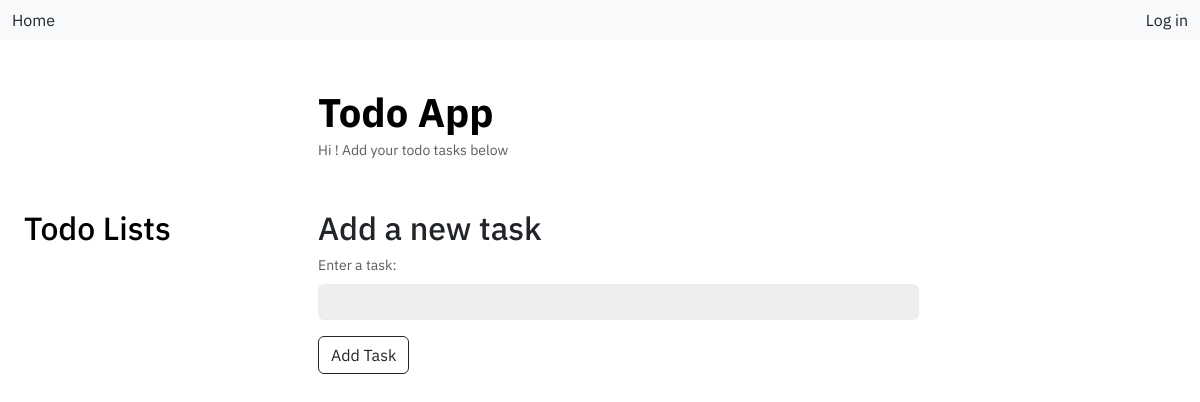
Page /list/6 on the earlier database version.
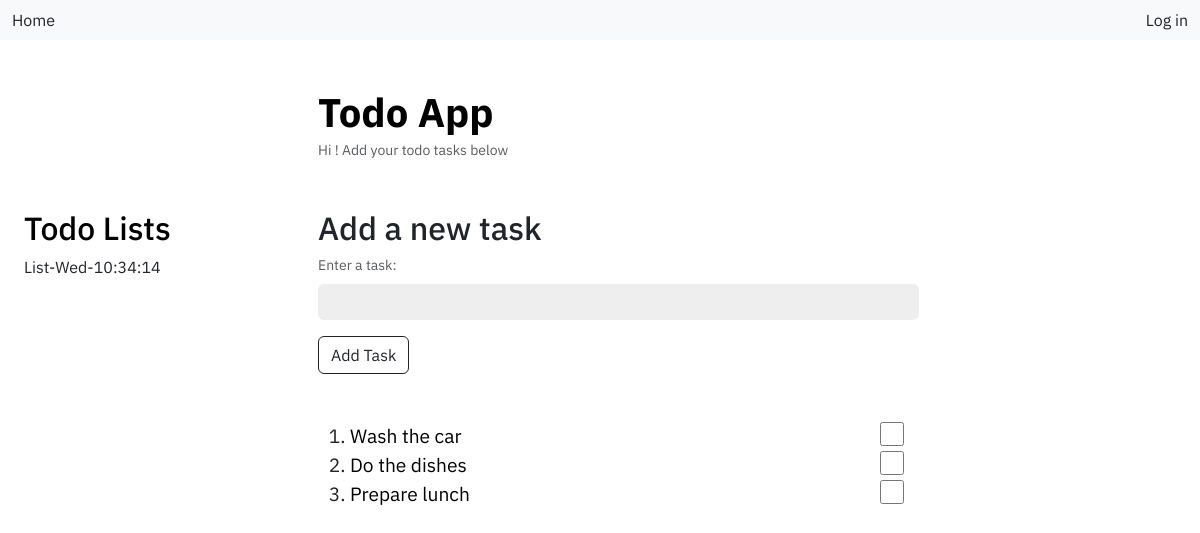
Same page on the later database version.
### main.py (models this page shows)
class TodoList(db.Model):
    id: Mapped[int] = mapped_column(primary_key=True)
    list: Mapped[str] = mapped_column(unique=True)
    todo_tasks: Mapped[str] = relationship("TodoTask", back_populates="todolist")
    list_user: Mapped[str] = relationship("User", back_populates="user_list")
    list_user_id: Mapped[str] = mapped_column(ForeignKey("user.id"))

class TodoTask(db.Model):
    id: Mapped[int] = mapped_column(primary_key=True)
    task: Mapped[str]
    todolist: Mapped[str] = relationship("TodoList", back_populates="todo_tasks")
    todolist_id: Mapped[str] = mapped_column(ForeignKey("todo_list.id"))

### main.py (the view, shortened to what this page needs)
@app.route('/list/<list_id>', methods=["GET", "POST"])
def list_page(list_id):
    form = TaskForm()
    todo_list = db.session.execute(db.select(TodoList).where(TodoList.id == list_id)).scalar()
    todo_tasks = db.session.query(TodoTask).filter_by(todolist_id=list_id)
    task_data = form.new_task.data
    return render_template('list.html', form=form, todo_list=todo_list, todo_tasks=todo_tasks)

### main.py
class TaskForm(FlaskForm):
    new_task = StringField(label="Enter a task:", validators=[input_required()], render_kw={"placeholder": "", "class": "form-control mb-3"})
    submit = SubmitField(label="Add Task", render_kw={"class": "btn btn-outline-dark"})

### main.py (called while the page is built)
    def __call__(self, environ, start_response):
        method = environ.get('HTTP_X_HTTP_METHOD_OVERRIDE', '').upper()
        if method in self.allowed_methods:
            environ['REQUEST_METHOD'] = method
        if method in self.bodyless_methods:
            environ['CONTENT_LENGTH'] = '0'
        return self.app(environ, start_response)

### templates/list.html (shortened to what this page needs)
<!doctype html>
<html lang="en">
  <head>
    <link href="https://cdn.jsdelivr.net/npm/bootstrap@5.3.3/dist/css/bootstrap.min.css" rel="stylesheet">
    <link rel="stylesheet" href="{{ url_for('static', filename='css/style.css') }}">
  </head>
  <body>
    <nav class="navbar navbar-expand-lg bg-body-tertiary">
      <div class="container-fluid">
        <a class="nav-link active" aria-current="page" href="{{ url_for('index') }}">Home</a>
        <div class="ms-auto">
        {% if not logged_in: %}
        <a class="nav-link active" aria-current="page" href="{{ url_for('login') }}">Log in</a>
        {% else: %}
        <a class="nav-link active" aria-current="page" href="{{ url_for('logout') }}">Log out</a>
        {% endif %}
        </div>
      </div>
    </nav>
    <div class="container-fluid">
      <div class="container-fluid">
        <div class="row">
          <div class="col">
          </div>
            <div class="col-9">
              <a href="{{ url_for('index') }}" class="index-lists"><h1 class="todoapp">Todo App</h1></a>
              <div class="welcome-msg">Hi {{ current_user.username }}! Add your todo tasks below</div>
            </div>
        </div>
        <div class="row">
          <div class="col">
            <a href="{{ url_for('index') }}" class="index-lists"><h2>Todo Lists</h2></a>
              <p>{{ todo_list.list }}</p>
          </div>
          <div class="col-9">
            <h2>Add a new task</h2>
            <form method="POST">
              <div class="form-text">{{ form.new_task.label }}</div>
              {{ form.new_task }}
              {{ form.submit }}
            </form>
            <br>
            <br>
            <div class="tasklist-div">
              <ol class="itemList">
                {% for task in todo_tasks %}
                <li class="link-item task-link">
                  <a id="{{ task.id }}" href="#" class="main-link taskText">{{ task.task }}</a>
                  <div class="done-div">
                    <input id="checkbox{{ task.id }}" class="check" type="checkbox" name="done">
                  </div>
                </li>
                {% endfor %}
              </ol>
           </div>
          </div>
        </div>
      </div>
    </div>
  </body>
</html>

### static/css/style.css (style rules this page uses)
body { font-family: "IBM Plex Sans", sans-serif; }
h1 { font-weight: 700; }
.todoapp { margin: 3rem 0 0 0; }
.welcome-msg { margin-bottom: 3rem; margin-top: .25rem; font-size: .875em; color: var(--bs-secondary-color); }
.form-control { width: 70%; background-color: #EEEEEE; border: None; }
.form-text { margin-bottom: 0.5rem; }
.index-lists { text-decoration: None; color: black; }
.main-link { text-decoration: None; color: black; }
.done-div { display: inline; }
.check { width: 1.5rem; height: 1.5rem; float: right; margin-right: 17rem; accent-color: green; }
.link-item { font-size: 1rem; }
.task-link { font-size: 1.2rem; }

Differences in the rows shown:
added TodoList: list "List-Wed-10:34:14"
added TodoTask: task "Wash the car"
added TodoTask: task "Do the dishes"
added TodoTask: task "Prepare lunch"
